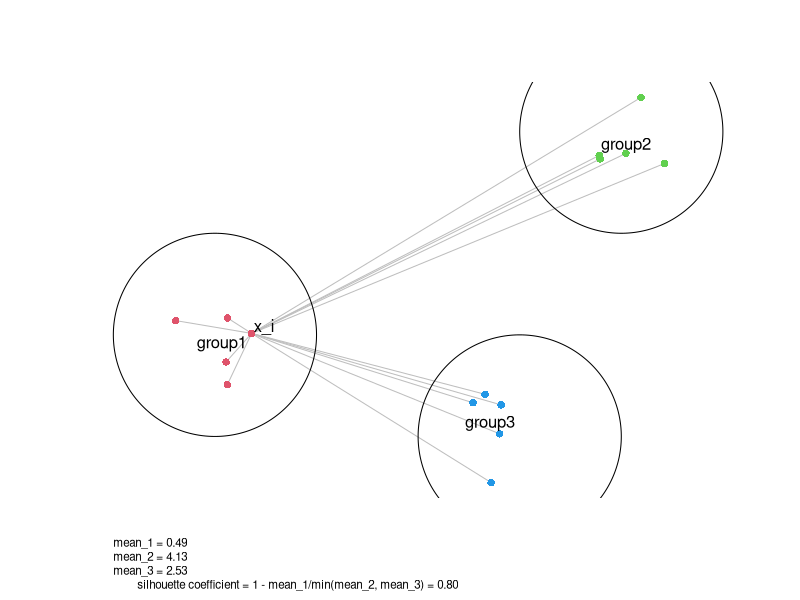

Here is the R script that generated this plot:
library(circlize)
library(GetoptLong)

random_points = function(n, x = 0, y = 0, r = 1) {
	data.frame(x = runif(n, min = -0.5, max = 0.5)*r + x,
	           y = runif(n, min = -0.5, max = 0.5)*r + y)

}

mean_dist = function(x, y, df) {
	d = (nrow(df))
	for(i in seq_len(nrow(df))) {
		d[i] = sqrt((x - df[i, 1]) ^ 2 + (y - df[i, 2]) ^ 2)
	}
	mean(d)
}


make_silhouette_example = function() {
	set.seed(1234)
	df1 = random_points(5, x = -2, y = 0, r = 1)
	df2 = random_points(5, x = 2, y = 2)
	df3 = random_points(5, x = 1, y = -1)

	plot(rbind(df1, df2, df3), col = rep(2:4, each = 5), pch = 16, axes = FALSE, ann = FALSE, asp = 1)

	i = which.max(df1[, 1])
	segments(df1[i, 1], df1[i, 2], df1[-i, 1], df1[-i, 2], col = "grey")
	segments(df1[i, 1], df1[i, 2], df2[, 1], df2[, 2], col = "grey")
	segments(df1[i, 1], df1[i, 2], df3[, 1], df3[, 2], col = "grey")
	points(rbind(df1, df2, df3), col = rep(2:4, each = 5), pch = 16)
	draw.sector(center = c(-2, 0), rou1 = 1)
	draw.sector(center = c(2, 2), rou1 = 1)
	draw.sector(center = c(1, -1), rou1 = 1)
	text(df1[i, 1], df1[i, 2], 'x_i', adj = c(-0.1, -0.1))
	text(mean(df1[, 1]), mean(df1[, 2]), "group1")
	text(mean(df2[, 1]), mean(df2[, 2]), "group2")
	text(mean(df3[, 1]), mean(df3[, 2]), "group3")


	m1 = mean_dist(df1[i, 1], df1[i, 2], df1[-i, ])
	m2 = mean_dist(df1[i, 1], df1[i, 2], df2[, ])
	m3 = mean_dist(df1[i, 1], df1[i, 2], df3[, ])

	txt = qq("mean_1 = @{sprintf('%.2f', m1)}\nmean_2 = @{sprintf('%.2f', m2)}\nmean_3 = @{sprintf('%.2f', m3)}
	silhouette coefficient = 1 - mean_1/min(mean_2, mean_3) = @{sprintf('%.2f', 1 - m1/min(c(m2, m3)))}")
	par(xpd = NA)
	text(-3, -2.5, txt, adj = c(0, 0), cex = 0.7)
}

make_silhouette_example()
